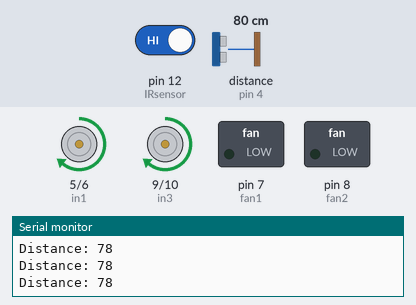
Recording of a sketch running on a simulated Arduino Uno, built with avr-gcc and run on an emulated ATmega328P. On the bench: motor-driver pin pairs drawn as motors (green arrow = first pin HIGH = forward, orange = second pin HIGH = backward, longer = more drive, scaled by the enable pin), switched loads named in the sketch (green lamp = pin HIGH), the last lines printed to the serial monitor. Wiring (inferred from the names in the program): ultrasonic range finder: trigger pin 2; echo pin 4. The inputs (shaded band) are chosen by the test bench; at power-on: distance to the obstacle (sensor on pin 4) 80 cm, pin 12 (IRsensor) HIGH. The echo pulse lasts 58.3 µs per cm; pins used as bus, display or sensor lines are not drawn.

Above: at 1.2 s.
1.3 s: distance to the obstacle (sensor on pin 4) set to 34 cm
2.8 s: distance to the obstacle (sensor on pin 4) set to 29 cm
At 3.2 s:
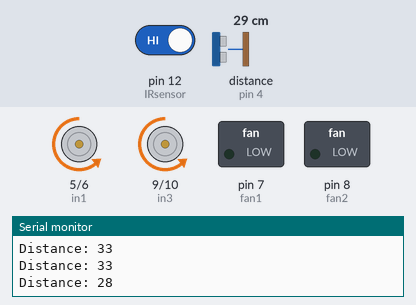
At 3.7 s:
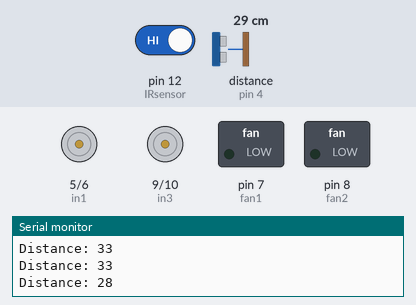
5.8 s: pin 12 (IRsensor) driven LOW
At 7.0 s:
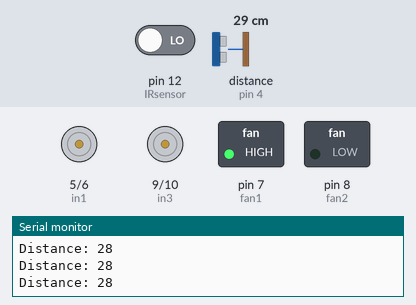
Timing chart, 0 to 8.8 s (numbered marks = the images above; inputs shaded):
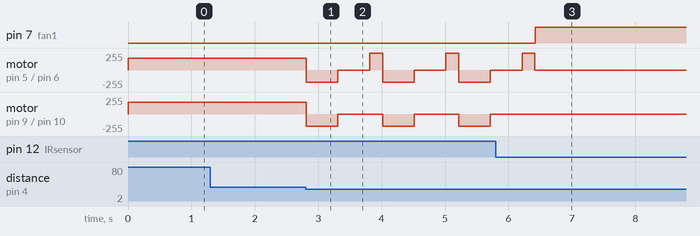

The sketch:

smart-vacuum-cleaner-2.ino
```cpp
// Define all the pins of the motor driver module L298N
#define enaPin 3
#define in1 5
#define in2 6
#define in3 9
#define in4 10
#define enbPin 11

// Define the pins fan/motor driver L9110S
#define fan1 7
#define fan2 8

// Define the pin for IR sensor
#define IRsensor 12

// Pins for the ultrasonic sensor
#define trigPin 2
#define echoPin 4

void setup() {

  Serial.begin(9600); // Start the serial monitor


// Define if pins are input or output
  pinMode(enaPin, OUTPUT);
  pinMode(enbPin, OUTPUT);
  pinMode(in1, OUTPUT);
  pinMode(in2, OUTPUT);
  pinMode(in3, OUTPUT);
  pinMode(in4, OUTPUT);
  pinMode(fan1,OUTPUT);
  pinMode(fan2,OUTPUT);
  pinMode(IRsensor,INPUT);
  pinMode(trigPin, OUTPUT);
  pinMode(echoPin, INPUT);
}

void loop() {

  // CODE FOR ULTRASONIC SENSOR TO DETECT A BARRIER IN FRONT OF IT

  // Clears the trigPin
  digitalWrite(trigPin, LOW);
  delayMicroseconds(2);
  // Sets the trigPin on HIGH state for 10 micro seconds
  digitalWrite(trigPin, HIGH);
  delayMicroseconds(10);
  digitalWrite(trigPin, LOW);
  // Reads the echoPin, returns the sound wave travel time in microseconds
  long duration = pulseIn(echoPin, HIGH);
  // Calculating the distance
  int distance= duration*0.034/2;
  // Prints the distance on the Serial Monitor
  Serial.print("Distance: ");
  Serial.println(distance);

  int Trash = digitalRead(IRsensor);    //Get reading from IR sensor


  //CODE AS TO HOW BOB SHOULD WORK

  if (Trash == 0) {         //When Trash detected
    Stop();
    RunFan();
    delay(5000);
    StopFan();
  }

  else if (Trash == 1) {    //When Trash not detected

    if (distance > 30){
      Forward();
      delay(100);
      //Stop();
    }
    else if (distance <= 30) {
      Backward();
      delay(500);
      Stop();
      delay(500);
      Left();
      delay(200);
      Stop();
    }
  }
}

// FUNCTIONS TO CHANGE THE DIRECTION OF THE WHEELS
void Backward() {
  analogWrite(enaPin,180);
  analogWrite(enbPin,180);
  digitalWrite(in1,LOW);
  digitalWrite(in2,HIGH);
  digitalWrite(in3,LOW);
  digitalWrite(in4,HIGH);
}

 void Forward() {
  analogWrite(enaPin,180);
  analogWrite(enbPin,180);
  digitalWrite(in1,HIGH);
  digitalWrite(in2,LOW);
  digitalWrite(in3,HIGH);
  digitalWrite(in4,LOW);
}

 void Stop() {
  digitalWrite(in1,LOW);
  digitalWrite(in2,LOW);
  digitalWrite(in3,LOW);
  digitalWrite(in4,LOW);
}

void Right() {
  digitalWrite(enaPin,HIGH);
  digitalWrite(enbPin,HIGH);
  digitalWrite(in1,LOW);
  digitalWrite(in2,LOW);
  digitalWrite(in3,HIGH);
  digitalWrite(in4,LOW);
}

void Left() {
  digitalWrite(enaPin,HIGH);
  digitalWrite(enbPin,HIGH);
  digitalWrite(in1,HIGH);
  digitalWrite(in2,LOW);
  digitalWrite(in3,LOW);
  digitalWrite(in4,LOW);
}


// FUNCTIONS FOR THE FAN TO ROTATE AND STOP

void StopFan() {
  digitalWrite(fan1,LOW);
  digitalWrite(fan2,LOW);
}

void RunFan() {
  digitalWrite(fan1,HIGH);
  digitalWrite(fan2,LOW);
}
```

Measured:
- the behaviour switches between 32 and 31 cm on distance to the obstacle (sensor on pin 4) (found by bisection; images 0 and 1)
- after the input at 2.8 s, motor on pin 5 (in1) / pin 6 (in2): forward 180/255 → backward 180/255 at once, then repeats every 1.2 s: stopped 0.50 s, forward 255/255 0.20 s, backward 180/255 0.50 s; motor on pin 9 (in3) / pin 10 (in4): alternates backward 180/255 for 0.50 s and stopped for 0.70 s, starting at once
- after the input at 5.8 s, pin 7 (fan1): LOW → HIGH after 0.62 s; motor on pin 9 (in3) / pin 10 (in4): stops changing and stays stopped
